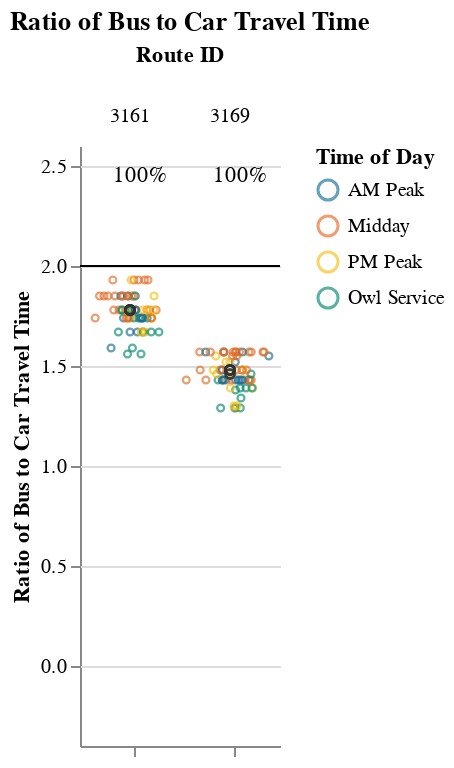
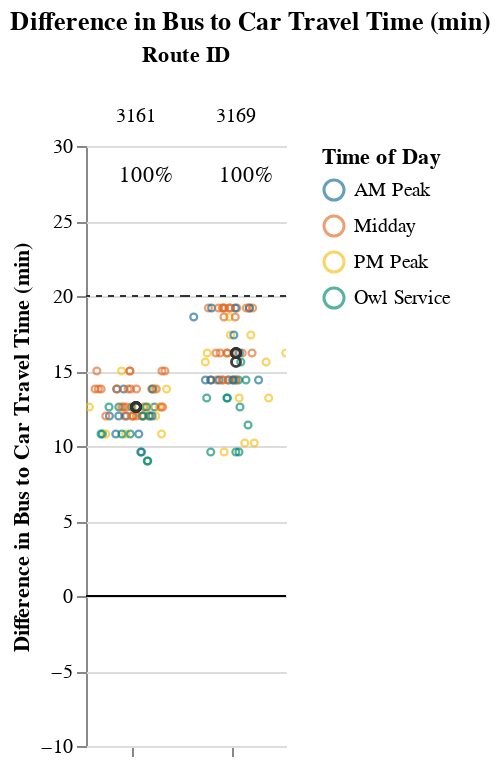

Notebook source saved alongside these figures, in order:
### Markdown cell above
## Viable Competitive Routes
### Short Routes (< 1 hr)

### Code cell
# Allow for possibility that operator doesn't have routes that fall into certain route_groups
# But, jupyterbook will not like markdown with f-string
# separate out route_group and put in each cell, and use try/except + if to display...
# but all 3 route groups must be displayed. just add sentence about why no routes were returned at the end
route_group = "short"
try:
    display_charts_for_route_group(df, route_group)
except:
    print("No routes meet this criteria.")

### Figure 1 — Vega-Lite specification as saved in the notebook (floating-point values rounded to 4 significant figures; data arrays with more than 128 entries replaced by an {"elided": "..."} marker saying what was removed)
{"config": {"view": {"continuousWidth": 400, "continuousHeight": 300, "stroke": null}, "facet": {"spacing": 0}}, "data": {"name": "data-822b32e2e349d0533ee4aafd0575f7bd"}, "facet": {"column": {"field": "route_id", "sort": ["3161", "3169"], "title": "Route ID", "type": "nominal"}}, "spec": {"layer": [{"mark": "rule", "encoding": {"color": {"value": "black"}, "y": {"field": "cutoff", "type": "quantitative"}}, "selection": {"selector001": {"type": "interval", "bind": "scales", "encodings": ["x", "y"]}}}, {"mark": {"type": "point", "opacity": 0.65, "size": 12, "strokeWidth": 1.1}, "encoding": {"color": {"field": "time_of_day", "scale": {"range": ["#136C97", "#E16B26", "#F6BF16", "#00896B", "#7790A3", "#5B559C"]}, "sort": ["AM Peak", "Midday", "PM Peak", "Owl Service"], "title": "Time of Day", "type": "nominal"}, "tooltip": [{"field": "route_id", "type": "nominal"}, {"field": "trip_id", "type": "nominal"}, {"field": "service_hours", "type": "quantitative"}, {"field": "car_duration_hours", "type": "quantitative"}, {"field": "bus_multiplier", "type": "quantitative"}, {"field": "bus_difference", "type": "quantitative"}, {"field": "num_trips", "type": "quantitative"}, {"field": "num_competitive", "type": "quantitative"}, {"field": "pct_trips_competitive", "type": "quantitative"}, {"field": "p25", "type": "quantitative"}, {"field": "p50", "type": "quantitative"}, {"field": "p75", "type": "quantitative"}], "x": {"axis": {"grid": false, "labels": false, "ticks": true, "values": [0]}, "field": "jitter", "scale": {}, "title": null, "type": "quantitative"}, "y": {"field": "bus_multiplier", "scale": {"domain": [-0.25, 2.5]}, "title": "Ratio of Bus to Car Travel Time", "type": "quantitative"}}, "transform": [{"calculate": "sqrt(-2*log(random()))*cos(2*PI*random())", "as": "jitter"}], "width": 50}, {"layer": [{"mark": {"type": "point", "opacity": 0.6, "size": 20, "strokeWidth": 1.3}, "encoding": {"color": {"value": "#323434"}, "y": {"field": "bus_multiplier", "type": "quantitative"}}, "transform": [{"filter": "(datum.p50_trip === 1)"}]}, {"mark": {"type": "text", "align": "center", "baseline": "middle"}, "encoding": {"color": {"value": "black"}, "text": {"field": "pct_trips_competitive", "format": ".0%", "type": "quantitative"}, "tooltip": [{"field": "route_id", "type": "nominal"}, {"field": "trip_id", "type": "nominal"}, {"field": "service_hours", "type": "quantitative"}, {"field": "car_duration_hours", "type": "quantitative"}, {"field": "bus_multiplier", "type": "quantitative"}, {"field": "bus_difference", "type": "quantitative"}, {"field": "num_trips", "type": "quantitative"}, {"field": "num_competitive", "type": "quantitative"}, {"field": "pct_trips_competitive", "type": "quantitative"}, {"field": "p25", "type": "quantitative"}, {"field": "p50", "type": "quantitative"}, {"field": "p75", "type": "quantitative"}], "x": {"value": 30}, "y": {"value": 15}}, "transform": [{"calculate": "sqrt(-2*log(random()))*cos(2*PI*random())", "as": "jitter"}, {"filter": "(datum.fastest_trip === 1)"}]}]}]}, "resolve": {"scale": {"y": "shared"}}, "title": "Ratio of Bus to Car Travel Time", "$schema": "https://vega.github.io/schema/vega-lite/v4.17.0.json", "datasets": {"data-822b32e2e349d0533ee4aafd0575f7bd": {"elided": "130 records"}}}

### Figure 2 — Vega-Lite specification as saved in the notebook (floating-point values rounded to 4 significant figures; data arrays with more than 128 entries replaced by an {"elided": "..."} marker saying what was removed)
{"config": {"view": {"continuousWidth": 400, "continuousHeight": 300, "stroke": null}, "facet": {"spacing": 0}}, "data": {"name": "data-36e34367dc6088224b830eb207ea443c"}, "facet": {"column": {"field": "route_id", "sort": ["3161", "3169"], "title": "Route ID", "type": "nominal"}}, "spec": {"layer": [{"mark": "rule", "encoding": {"color": {"value": "black"}, "y": {"field": "cutoff", "type": "quantitative"}}, "selection": {"selector002": {"type": "interval", "bind": "scales", "encodings": ["x", "y"]}}}, {"mark": {"type": "rule", "strokeDash": [3, 3]}, "encoding": {"color": {"value": "#323434"}, "y": {"field": "cutoff2", "type": "quantitative"}}}, {"mark": {"type": "point", "opacity": 0.65, "size": 12, "strokeWidth": 1.1}, "encoding": {"color": {"field": "time_of_day", "scale": {"range": ["#136C97", "#E16B26", "#F6BF16", "#00896B", "#7790A3", "#5B559C"]}, "sort": ["AM Peak", "Midday", "PM Peak", "Owl Service"], "title": "Time of Day", "type": "nominal"}, "tooltip": [{"field": "route_id", "type": "nominal"}, {"field": "trip_id", "type": "nominal"}, {"field": "service_hours", "type": "quantitative"}, {"field": "car_duration_hours", "type": "quantitative"}, {"field": "bus_multiplier", "type": "quantitative"}, {"field": "bus_difference", "type": "quantitative"}, {"field": "num_trips", "type": "quantitative"}, {"field": "num_competitive", "type": "quantitative"}, {"field": "pct_trips_competitive", "type": "quantitative"}, {"field": "p25", "type": "quantitative"}, {"field": "p50", "type": "quantitative"}, {"field": "p75", "type": "quantitative"}], "x": {"axis": {"grid": false, "labels": false, "ticks": true, "values": [0]}, "field": "jitter", "scale": {}, "title": null, "type": "quantitative"}, "y": {"field": "bus_difference", "scale": {"domain": [-5, 26.4]}, "title": "Difference in Bus to Car Travel Time (min)", "type": "quantitative"}}, "transform": [{"calculate": "sqrt(-2*log(random()))*cos(2*PI*random())", "as": "jitter"}], "width": 50}, {"layer": [{"mark": {"type": "point", "opacity": 0.6, "size": 20, "strokeWidth": 1.3}, "encoding": {"color": {"value": "#323434"}, "y": {"field": "bus_difference", "type": "quantitative"}}, "transform": [{"filter": "(datum.p50_trip === 1)"}]}, {"mark": {"type": "text", "align": "center", "baseline": "middle"}, "encoding": {"color": {"value": "black"}, "text": {"field": "pct_trips_competitive", "format": ".0%", "type": "quantitative"}, "tooltip": [{"field": "route_id", "type": "nominal"}, {"field": "trip_id", "type": "nominal"}, {"field": "service_hours", "type": "quantitative"}, {"field": "car_duration_hours", "type": "quantitative"}, {"field": "bus_multiplier", "type": "quantitative"}, {"field": "bus_difference", "type": "quantitative"}, {"field": "num_trips", "type": "quantitative"}, {"field": "num_competitive", "type": "quantitative"}, {"field": "pct_trips_competitive", "type": "quantitative"}, {"field": "p25", "type": "quantitative"}, {"field": "p50", "type": "quantitative"}, {"field": "p75", "type": "quantitative"}], "x": {"value": 30}, "y": {"value": 15}}, "transform": [{"calculate": "sqrt(-2*log(random()))*cos(2*PI*random())", "as": "jitter"}, {"filter": "(datum.fastest_trip === 1)"}]}]}]}, "resolve": {"scale": {"y": "shared"}}, "title": "Difference in Bus to Car Travel Time (min)", "$schema": "https://vega.github.io/schema/vega-lite/v4.17.0.json", "datasets": {"data-36e34367dc6088224b830eb207ea443c": {"elided": "130 records"}}}
